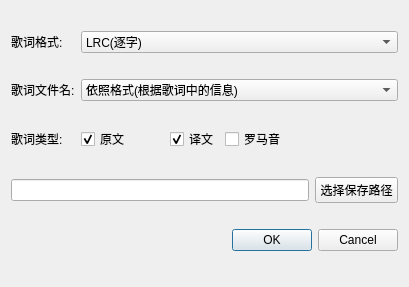
<?xml version="1.0" encoding="UTF-8"?>
<ui version="4.0">
 <class>export_lyrics</class>
 <widget class="QDialog" name="export_lyrics">
  <property name="geometry">
   <rect>
    <x>0</x>
    <y>0</y>
    <width>409</width>
    <height>287</height>
   </rect>
  </property>
  <property name="windowTitle">
   <string>导出歌词</string>
  </property>
  <layout class="QGridLayout" name="gridLayout">
   <item row="3" column="0" colspan="4">
    <widget class="QLineEdit" name="save_path_lineEdit"/>
   </item>
   <item row="0" column="1" colspan="4">
    <widget class="QComboBox" name="lyricsformat_comboBox">
     <item>
      <property name="text">
       <string>LRC(逐字)</string>
      </property>
     </item>
     <item>
      <property name="text">
       <string>LRC(逐行)</string>
      </property>
     </item>
     <item>
      <property name="text">
       <string>增强型LRC(ESLyric)</string>
      </property>
     </item>
     <item>
      <property name="text">
       <string>SRT</string>
      </property>
     </item>
     <item>
      <property name="text">
       <string>ASS</string>
      </property>
     </item>
    </widget>
   </item>
   <item row="0" column="0">
    <widget class="QLabel" name="label_10">
     <property name="sizePolicy">
      <sizepolicy hsizetype="Fixed" vsizetype="Preferred">
       <horstretch>0</horstretch>
       <verstretch>0</verstretch>
      </sizepolicy>
     </property>
     <property name="text">
      <string>歌词格式:</string>
     </property>
    </widget>
   </item>
   <item row="2" column="2">
    <widget class="QCheckBox" name="translate_checkBox">
     <property name="sizePolicy">
      <sizepolicy hsizetype="Fixed" vsizetype="Fixed">
       <horstretch>0</horstretch>
       <verstretch>0</verstretch>
      </sizepolicy>
     </property>
     <property name="text">
      <string>译文</string>
     </property>
     <property name="checked">
      <bool>true</bool>
     </property>
    </widget>
   </item>
   <item row="1" column="1" colspan="4">
    <widget class="QComboBox" name="filename_mode_comboBox">
     <property name="sizePolicy">
      <sizepolicy hsizetype="Expanding" vsizetype="Fixed">
       <horstretch>0</horstretch>
       <verstretch>0</verstretch>
      </sizepolicy>
     </property>
     <property name="minimumSize">
      <size>
       <width>133</width>
       <height>0</height>
      </size>
     </property>
     <item>
      <property name="text">
       <string>依照格式(根据歌词中的信息)</string>
      </property>
     </item>
     <item>
      <property name="text">
       <string>依照格式(根据歌曲中的信息)</string>
      </property>
     </item>
     <item>
      <property name="text">
       <string>与歌曲文件名相同</string>
      </property>
     </item>
    </widget>
   </item>
   <item row="3" column="4">
    <widget class="QPushButton" name="save_path_button">
     <property name="sizePolicy">
      <sizepolicy hsizetype="Preferred" vsizetype="Preferred">
       <horstretch>0</horstretch>
       <verstretch>0</verstretch>
      </sizepolicy>
     </property>
     <property name="text">
      <string>选择保存路径</string>
     </property>
    </widget>
   </item>
   <item row="1" column="0">
    <widget class="QLabel" name="label_8">
     <property name="sizePolicy">
      <sizepolicy hsizetype="Fixed" vsizetype="Preferred">
       <horstretch>0</horstretch>
       <verstretch>0</verstretch>
      </sizepolicy>
     </property>
     <property name="text">
      <string>歌词文件名:</string>
     </property>
    </widget>
   </item>
   <item row="2" column="0">
    <widget class="QLabel" name="label_9">
     <property name="text">
      <string>歌词类型:</string>
     </property>
    </widget>
   </item>
   <item row="2" column="1">
    <widget class="QCheckBox" name="original_checkBox">
     <property name="text">
      <string>原文</string>
     </property>
     <property name="checked">
      <bool>true</bool>
     </property>
    </widget>
   </item>
   <item row="4" column="0" colspan="5">
    <widget class="QDialogButtonBox" name="buttonBox">
     <property name="orientation">
      <enum>Qt::Orientation::Horizontal</enum>
     </property>
     <property name="standardButtons">
      <set>QDialogButtonBox::StandardButton::Cancel|QDialogButtonBox::StandardButton::Ok</set>
     </property>
    </widget>
   </item>
   <item row="2" column="3" colspan="2">
    <widget class="QCheckBox" name="romanized_checkBox">
     <property name="sizePolicy">
      <sizepolicy hsizetype="Fixed" vsizetype="Fixed">
       <horstretch>0</horstretch>
       <verstretch>0</verstretch>
      </sizepolicy>
     </property>
     <property name="text">
      <string>罗马音</string>
     </property>
    </widget>
   </item>
  </layout>
 </widget>
 <resources/>
 <connections>
  <connection>
   <sender>buttonBox</sender>
   <signal>accepted()</signal>
   <receiver>export_lyrics</receiver>
   <slot>accept()</slot>
   <hints>
    <hint type="sourcelabel">
     <x>248</x>
     <y>254</y>
    </hint>
    <hint type="destinationlabel">
     <x>157</x>
     <y>274</y>
    </hint>
   </hints>
  </connection>
  <connection>
   <sender>buttonBox</sender>
   <signal>rejected()</signal>
   <receiver>export_lyrics</receiver>
   <slot>reject()</slot>
   <hints>
    <hint type="sourcelabel">
     <x>316</x>
     <y>260</y>
    </hint>
    <hint type="destinationlabel">
     <x>286</x>
     <y>274</y>
    </hint>
   </hints>
  </connection>
 </connections>
</ui>
